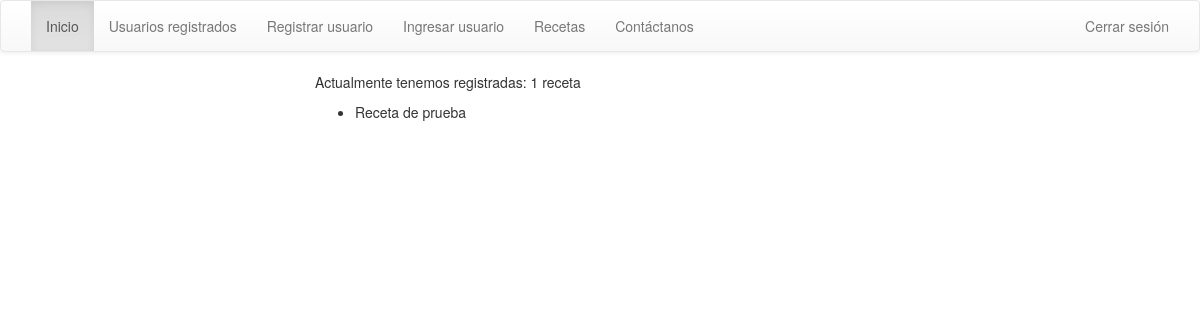
Before: / with the older database file.
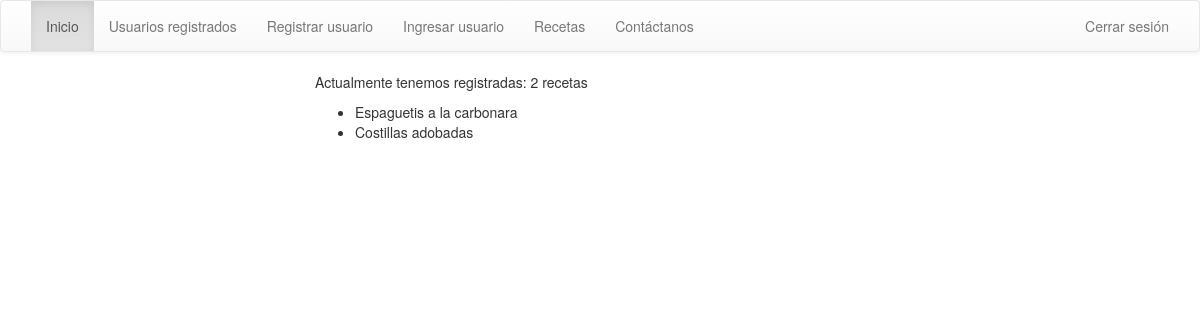
After: the same page with the newer database file.
### principal/models.py (models this page shows, shortened)
class Receta(models.Model):
    titulo = models.CharField(max_length=100, unique=True)
    ingredientes = models.TextField(help_text='Redacta los ingredientes')
    preparacion = models.TextField(verbose_name='Preparación')
    imagen = models.ImageField(upload_to='recetario', verbose_name='Imagen', null=True, blank=True)
    tiempo_registro = models.DateTimeField(auto_now=True)
    usuario = models.ForeignKey(User)

### principal/views.py (the view)
# urls.py: url(r'^$', 'principal.views.inicio'),
def inicio(request):
    recetas = Receta.objects.all()
    return render_to_response('inicio.html', {'recetas': recetas}, context_instance=RequestContext(request))

### templates/inicio.html (shortened to what this page needs)
{% extends 'base.html' %}
{% block contenido %}
    <p>
        Actualmente tenemos registradas:
        {% with total=recetas.count %}
            {{ total }} receta{{ total|pluralize }}
        {% endwith %}
    </p>
    <ul>
        {% for dato in recetas %}
            <li class="{% cycle 'impar' 'par' %}">{{ dato.titulo }}</li>
        {% empty %}
            <li>No hay recetas registradas aún</li>
        {% endfor %}
    </ul>
{% endblock %}

### templates/base.html (shortened to what this page needs)
<!DOCTYPE html>
<html lang="es">
<head>
    <link rel="stylesheet" href="{{ STATIC_URL }}vendor/bootstrap/css/bootstrap.min.css">
    <link rel="stylesheet" href="{{ STATIC_URL }}vendor/bootstrap/css/bootstrap-theme.min.css">
</head>
<body>
<header>
    <nav class="navbar navbar-default" id="menu">
        <div class="container-fluid">
            <div class="collapse navbar-collapse" id="bs-example-navbar-collapse-1">
                <ul class="nav navbar-nav">
                    <li id="inicio"><a href="/">Inicio</a></li>
                    <li id="u_registrados"><a href="/usuarios">Usuarios registrados</a></li>
                    <li id="registrar_u"><a href="/usuarios/nuevo">Registrar usuario</a></li>
                    <li id="ingresar_u"><a href="/ingresar">Ingresar usuario</a></li>
                    <li id="recetas"><a href="/recetario">Recetas</a></li>
                    <li id="contacto"><a href="/contacto">Contáctanos</a></li>
                </ul>
                <ul class="nav navbar-nav navbar-right">
                    <li><a href="/cerrar">Cerrar sesión</a></li>
                </ul>
            </div>
        </div>
    </nav>
</header>
<section class="contenido,  col-md-offset-3 col-md-6">
    {% block contenido %}{% endblock %}
</section>
</body>
</html>

Changed rows visible on the page:
removed Receta: titulo "Receta de prueba"
added Receta: titulo "Espaguetis a la carbonara"
added Receta: titulo "Costillas adobadas"
Other visible differences:
{{ total }}: "1" → "2"
